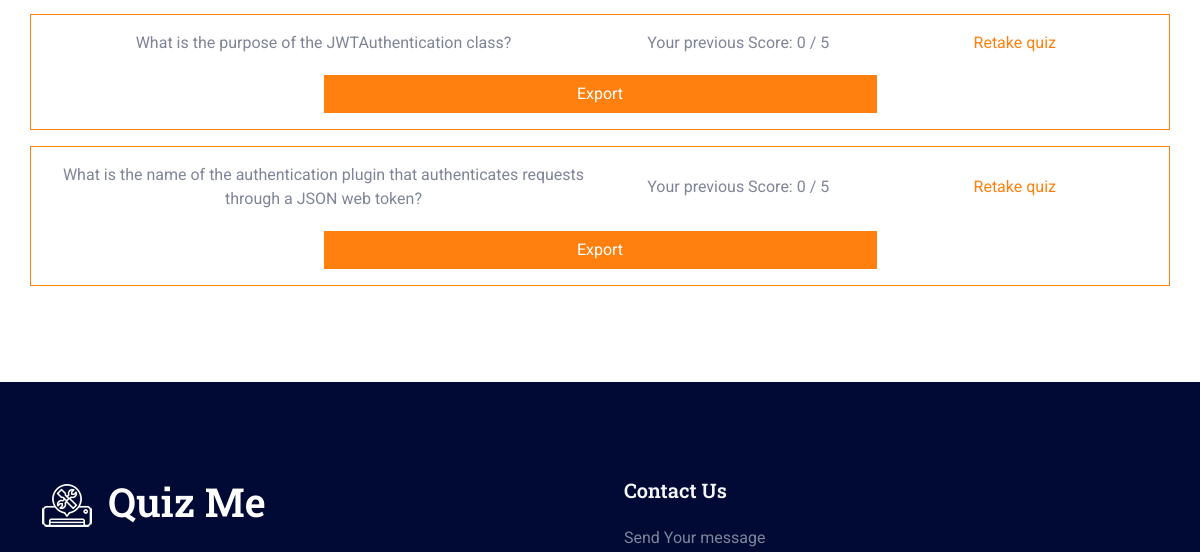
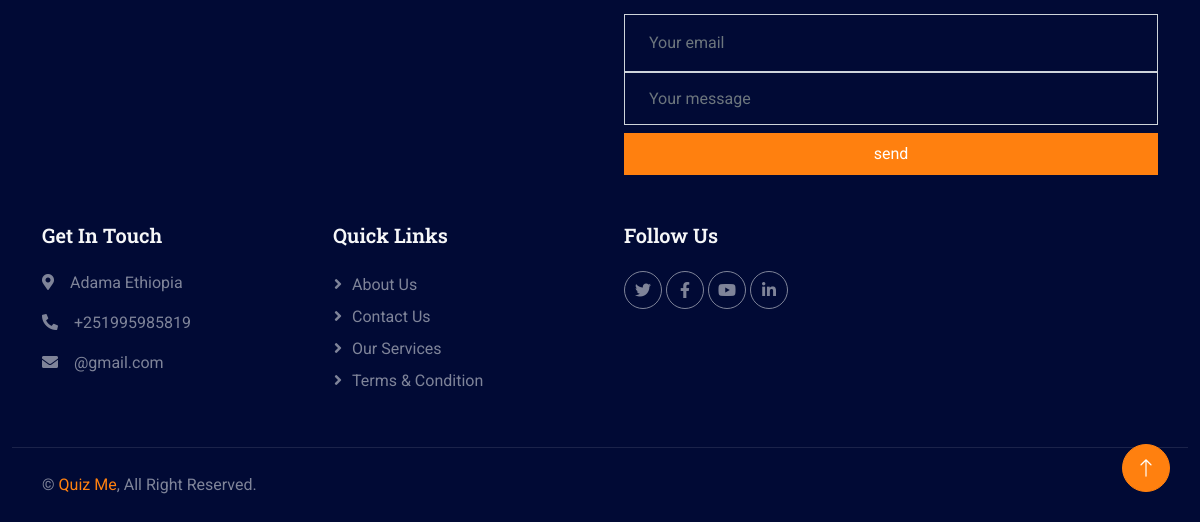
/my_quizes (signed in, lower part), run on an earlier commit of the app's database (2 pictures, top to bottom).
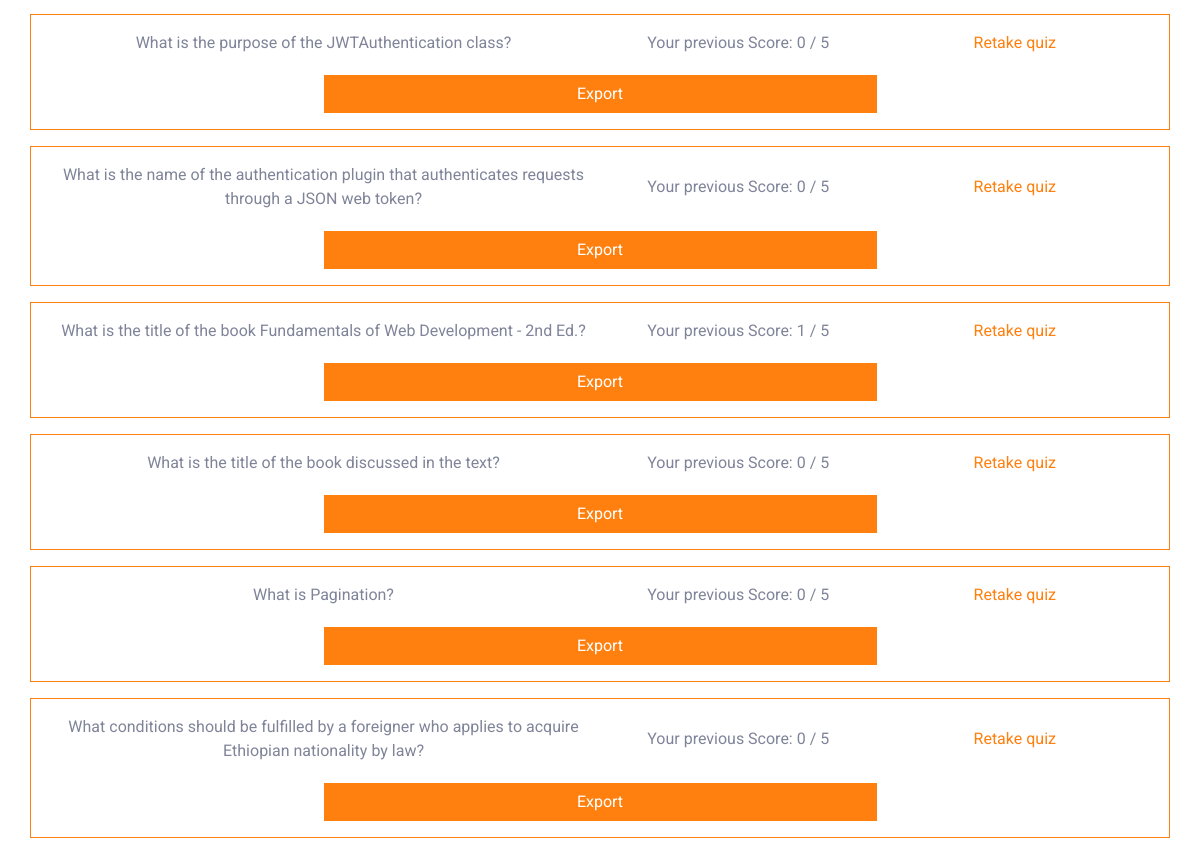
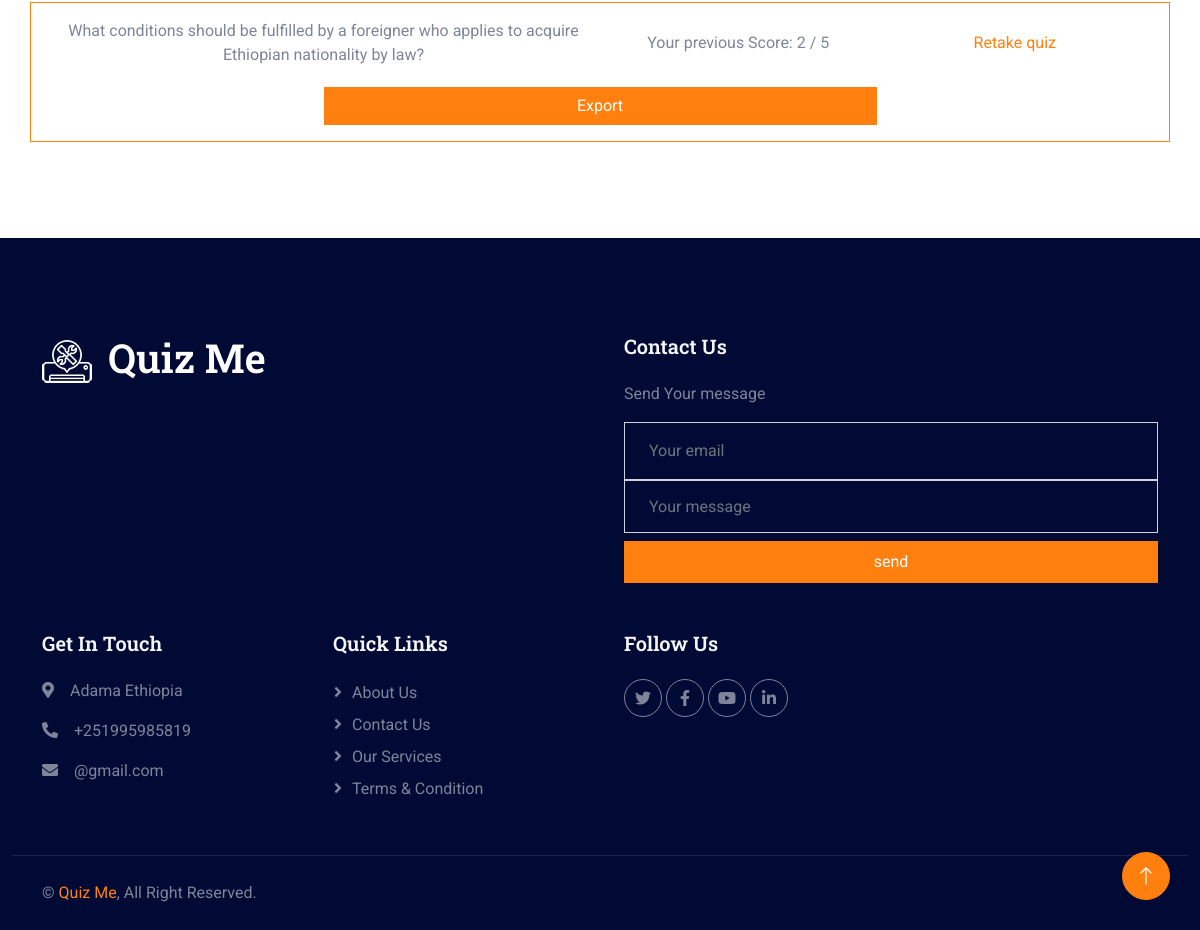
And on a later commit of the database (2 pictures, top to bottom).
### quiz_app/models.py (models this page shows, shortened)
class Quiz(models.Model):
    title = models.CharField(max_length=100, null=True, blank=True)
    size = models.IntegerField()
    generated_by = models.ForeignKey(CustomUser, on_delete=models.CASCADE)
    questions = models.TextField()
    user_score = models.IntegerField(default=0)

### quiz_app/views.py (the view)
# urls.py: path('my_quizes', views.myquizes, name='my_quizes'),
@login_required(login_url='login')
def myquizes(request):
    user = request.user
    quizs = Quiz.objects.all().filter(generated_by= user)
    return render(request, 'my_quizes.html', {"quizes":quizs})

### templates/my_quizes.html (shortened to what this page needs)
{% extends 'index2.html' %}
{% block content %}
{% load static %}
    <body>
        <div class="container-xxl py-5 custom-container">
            <div class="container text-center">
                {% if quizes %}
                    {% for quiz in quizes %}
                        <div class="row border border-primary rounded p-3 mt-3 d-flex justify-content-center align-items-center">
                            <div class="col-md-6">
                                {{ quiz.title }}
                            </div>
                            <div class="col-md-3">
                                Your previous Score: {{ quiz.user_score }} / {{quiz.size}}
                            </div>
                            <div class="col-md-3">
                                <a href="{%url 'quiz' quiz.id %}">Retake quiz</a>
                            </div>
                            <Button class="btn btn-primary" style="margin-top:20px; width:50%">
                                Export
                            </Button>
                        </div>
                    {% endfor %}
                {% else %}
                    <h1>You haven't taken any quizzes yet.</h1>
                {% endif %}
            </div>
        </div>
    </body>
{% endblock content %}

What changed in the data, as far as the page shows it:
added Quiz: title "What is the title of the book Fundamentals of Web Development - 2nd Ed.?", user_score "1", size "5"
added Quiz: title "What is the title of the book discussed in the text?", user_score "0", size "5"
added Quiz: title "What is Pagination?", user_score "0", size "5"
added Quiz: title "What conditions should be fulfilled by a foreigner who applies to acquire Ethiopian nationality by law?", user_score "0", size "5"
added Quiz: title "What conditions should be fulfilled by a foreigner who applies to acquire Ethiopian nationality by law?", user_score "2", size "5"
